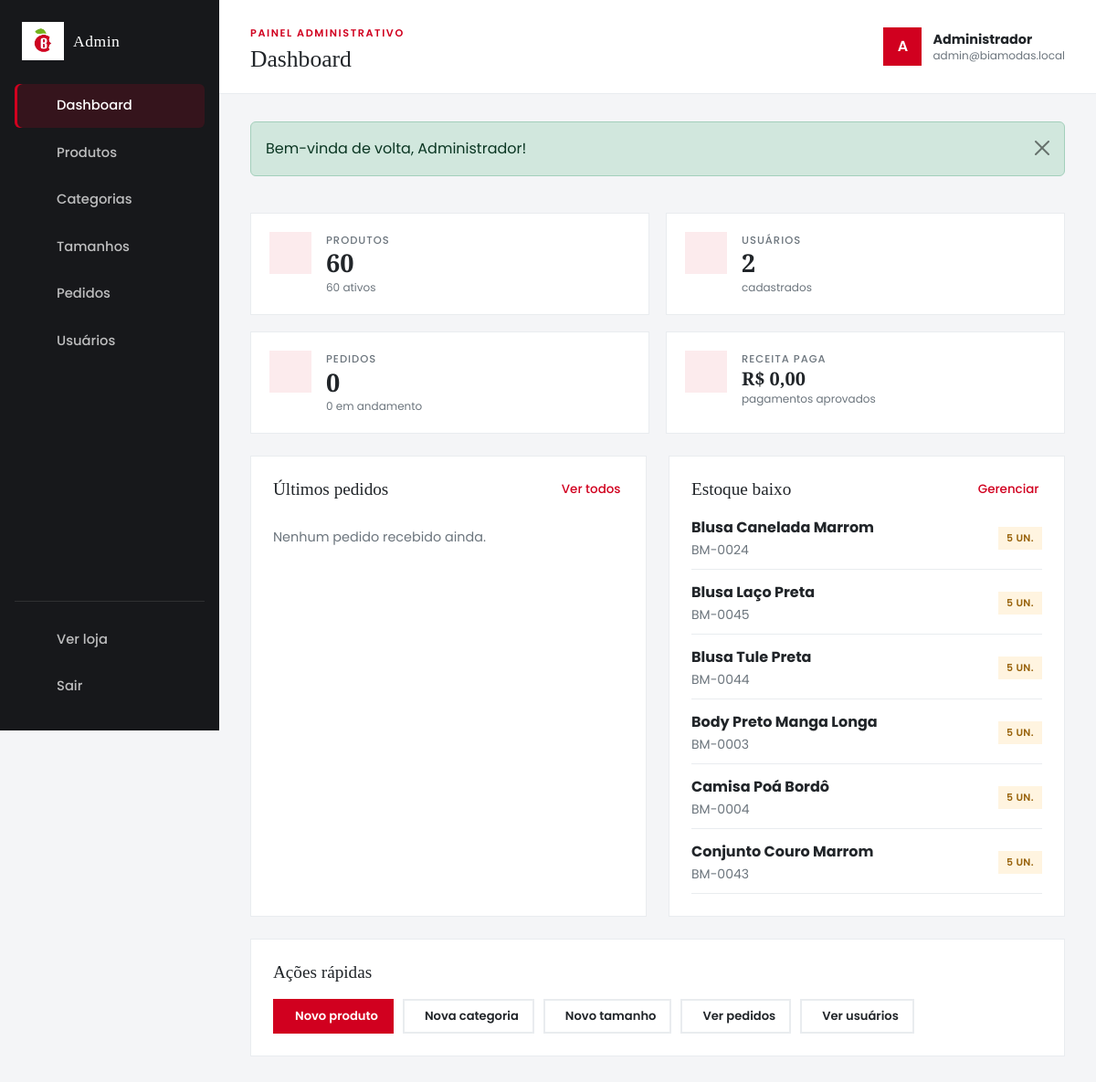
Page /admin (signed in) on the committed database.
### tables this page shows
CREATE TABLE produtos(
  id_produto BIGINT UNSIGNED NOT NULL AUTO_INCREMENT PRIMARY KEY,
  oferta_id BIGINT UNSIGNED NULL,
  nome VARCHAR(255) NOT NULL,
  sku VARCHAR(50) NOT NULL,
  descricao VARCHAR(255) NULL,
  cor VARCHAR(30) NULL,
  estilo VARCHAR(30) NULL,
  estoque INT NOT NULL DEFAULT 0,
  valor DECIMAL(10,2) NOT NULL,
  ativo BOOLEAN NOT NULL DEFAULT TRUE,
  criado_em DATETIME NOT NULL DEFAULT CURRENT_TIMESTAMP,
  alterado_em DATETIME NOT NULL DEFAULT CURRENT_TIMESTAMP ON UPDATE CURRENT_TIMESTAMP,
  deletado_em DATETIME NULL,
  CONSTRAINT produtos_sku_uk UNIQUE (sku),
  CONSTRAINT produtos_valor_ck CHECK (valor > 0),
  CONSTRAINT produtos_estoque_ck CHECK (estoque >= 0),
  INDEX produtos_cor_idx (cor),
  INDEX produtos_estilo_idx (estilo),
  INDEX produtos_valor_idx (valor),
  INDEX produtos_ativo_idx (ativo, deletado_em),
  CONSTRAINT produtos_oferta_fk FOREIGN KEY (oferta_id)
    REFERENCES ofertas(id_oferta) ON DELETE SET NULL
);

### controllers/admin_controller.php (called while the page is built, shortened)
<?php
require_once __DIR__ . '/../repositories/admin_repository.php';
class AdminController
{
    private AdminRepository $repository;
    public function __construct(private PDO $pdo)
    {
        $this->repository = new AdminRepository($pdo);
    }
    public function index(): void
    {
        $resumo = $this->repository->resumo();
        $ultimosPedidos = $this->repository->ultimosPedidos(6);
        $estoqueBaixo = $this->repository->produtosEstoqueBaixo(6);
        require __DIR__ . '/../views/admin/dashboard.php';
    }
}

### public/index.php (called while the page is built, shortened)
<?php
require_once __DIR__ . '/../core/helpers.php';
require_once __DIR__ . '/../repositories/admin_repository.php';
require_once __DIR__ . '/../controllers/home_controller.php';
require_once __DIR__ . '/../controllers/admin_controller.php';
$pdo = Database::conenct();
$homeController = new HomeController($pdo);
$authController = new AuthController($pdo);
$catalogoController = new CatalogoController($pdo);
$perfilController = new PerfilController($pdo);
$recuperacaoSenhaController = new RecuperacaoSenhaController($pdo);
$favoritosController = new FavoritosController($pdo);
$carrinhoController = new CarrinhoController($pdo);
$checkoutController = new CheckoutController($pdo);
$pedidosController = new PedidosController($pdo);
$router = new Router();
$router->get('/', [$homeController, 'index']);
$router->get('/login', [$authController, 'showLogin']);
$router->post('/login', [$authController, 'login']);
$router->get('/registro', [$authController, 'showRegister']);
$router->post('/registro', [$authController, 'register']);
$router->get('/cadastro', [$authController, 'showRegister']);
$router->post('/cadastro', [$authController, 'register']);
$router->get('/conta', [$authController, 'account']);
$router->post('/logout', [$authController, 'logout']);
$router->get('/recuperar-senha', [$recuperacaoSenhaController, 'showSolicitar']);
$router->post('/recuperar-senha', [$recuperacaoSenhaController, 'solicitar']);
$router->get('/recuperar-senha/verificar', [$recuperacaoSenhaController, 'showVerificar']);
$router->post('/recuperar-senha/verificar', [$recuperacaoSenhaController, 'verificar']);
$router->post('/recuperar-senha/reenviar', [$recuperacaoSenhaController, 'reenviar']);
$router->get('/categoria', [$catalogoController, 'index']);
$router->get('/produto', [$catalogoController, 'produto']);
$router->get('/perfil', [$perfilController, 'index']);
$router->get('/perfil/enderecos', [$perfilController, 'enderecos']);
$router->get('/perfil/seguranca', [$perfilController, 'seguranca']);
$router->post('/perfil/dados', [$perfilController, 'atualizarDados']);
$router->post('/perfil/senha', [$perfilController, 'alterarSenha']);
$router->post('/perfil/sair', [$perfilController, 'sair']);
$router->post('/perfil/enderecos/criar', [$perfilController, 'criarEndereco']);
$router->post('/perfil/enderecos/atualizar', [$perfilController, 'atualizarEndereco']);
$router->post('/perfil/enderecos/excluir', [$perfilController, 'excluirEndereco']);
$router->post('/perfil/enderecos/principal', [$perfilController, 'definirPrincipal']);
$router->get('/favoritos', [$favoritosController, 'index']);
$router->get('/favoritos/dados', [$favoritosController, 'dados']);
$router->post('/favoritos/alternar', [$favoritosController, 'alternar']);
$router->get('/carrinho', [$carrinhoController, 'index']);
$router->get('/carrinho/dados', [$carrinhoController, 'dados']);
$router->post('/carrinho/alternar', [$carrinhoController, 'alternar']);
$router->post('/carrinho/adicionar', [$carrinhoController, 'adicionar']);
$router->post('/carrinho/atualizar', [$carrinhoController, 'atualizar']);
$router->post('/carrinho/remover', [$carrinhoController, 'remover']);
$router->get('/checkout', [$checkoutController, 'index']);
$router->post('/checkout', [$checkoutController, 'confirmar']);
$router->get('/pedidos', [$pedidosController, 'index']);
$router->get('/pedido', [$pedidosController, 'ver']);
$router->get('/admin', static function () use ($pdo): void {
    (new AdminController($pdo))->index();
});
$router->get('/admin/produtos', static function () use ($pdo): void {
    (new AdminProdutosController($pdo))->index();
});
$router->get('/admin/produtos/novo', static function () use ($pdo): void {
    (new AdminProdutosController($pdo))->novo();
});
$router->get('/admin/produtos/editar', static function () use ($pdo): void {
    (new AdminProdutosController($pdo))->editar();
});
$router->post('/admin/produtos/salvar', static function () use ($pdo): void {
    (new AdminProdutosController($pdo))->salvar();
});
$router->post('/admin/produtos/excluir', static function () use ($pdo): void {
    (new AdminProdutosController($pdo))->excluir();
});
$router->get('/admin/categorias', static function () use ($pdo): void {
    (new AdminCategoriasController($pdo))->index();
});
$router->post('/admin/categorias/salvar', static function () use ($pdo): void {
    (new AdminCategoriasController($pdo))->salvar();
});
$router->post('/admin/categorias/excluir', static function () use ($pdo): void {
    (new AdminCategoriasController($pdo))->excluir();
});
$router->get('/admin/tamanhos', static function () use ($pdo): void {
    (new AdminTamanhosController($pdo))->index();
});
$router->post('/admin/tamanhos/salvar', static function () use ($pdo): void {
    (new AdminTamanhosController($pdo))->salvar();
});
$router->post('/admin/tamanhos/excluir', static function () use ($pdo): void {
    (new AdminTamanhosController($pdo))->excluir();
});
$router->get('/admin/pedidos', static function () use ($pdo): void {
    (new AdminPedidosController($pdo))->index();
});
$router->get('/admin/pedidos/ver', static function () use ($pdo): void {
    (new AdminPedidosController($pdo))->ver();
});
$router->post('/admin/pedidos/atualizar', static function () use ($pdo): void {
    (new AdminPedidosController($pdo))->atualizar();
});
$router->get('/admin/usuarios', static function () use ($pdo): void {
    (new AdminUsuariosController($pdo))->index();
});
$router->get('/admin/usuarios/ver', static function () use ($pdo): void {
    (new AdminUsuariosController($pdo))->ver();
});
$router->post('/admin/usuarios/alternar-admin', static function () use ($pdo): void {
    (new AdminUsuariosController($pdo))->alternarAdmin();
});
$router->post('/admin/usuarios/excluir', static function () use ($pdo): void {
    (new AdminUsuariosController($pdo))->excluir();
});
$metodo = strtoupper($_SERVER['REQUEST_METHOD'] ?? 'GET');
try {
    $caminho = parse_url($_SERVER['REQUEST_URI'] ?? '/', PHP_URL_PATH) ?: '/';
    $router->dispatch($metodo, $caminho);
} catch (Throwable $excecao) {
    error_log(
        '[app] ' . get_class($excecao)
        . ' codigo=' . $excecao->getCode()
        . ' em ' . $excecao->getFile() . ':' . $excecao->getLine()
        . ' | ' . $excecao->getMessage()
    );
    http_response_code(500);
    $codigo = 500;
    $titulo = 'Erro interno';
    $mensagem = 'Não foi possível concluir a solicitação agora. Tente novamente em instantes.';
    $voltar = '/';
    require __DIR__ . '/../views/erro.php';
}

### repositories/admin_repository.php (called while the page is built, shortened)
<?php
final class AdminRepository
{
    public function resumo(): array
    {
        return $this->pdo->query(
            "
            SELECT
                (SELECT COUNT(*) FROM produtos WHERE deletado_em IS NULL) AS produtos,
                (SELECT COUNT(*) FROM produtos WHERE deletado_em IS NULL AND ativo = TRUE) AS produtos_ativos,
                (SELECT COUNT(*) FROM usuarios WHERE deletado_em IS NULL) AS usuarios,
                (SELECT COUNT(*) FROM compras WHERE deletado_em IS NULL) AS pedidos,
                (SELECT COUNT(*) FROM compras WHERE deletado_em IS NULL AND situacao = FALSE) AS pedidos_pendentes,
                (SELECT COUNT(*) FROM produtos WHERE deletado_em IS NULL AND ativo = TRUE AND estoque <= 5) AS estoque_baixo,
                (SELECT COALESCE(SUM(valor), 0) FROM pagamentos WHERE deletado_em IS NULL AND status = 'pago') AS receita
            "
        )->fetch() ?: [];
    }
    public function ultimosPedidos(int $limite = 6): array
    {
        $stmt = $this->pdo->prepare(
            "
            SELECT c.id_compra,
                   c.numero_pedido,
                   c.valor_total,
                   c.situacao,
                   c.criado_em,
                   c.destinatario,
                   u.nome AS usuario_nome,
                   (
                       SELECT pg.status
                       FROM pagamentos pg
                       WHERE pg.compra_id = c.id_compra
                       ORDER BY pg.id_pagamento DESC
                       LIMIT 1
                   ) AS pagamento_status
            FROM compras c
            LEFT JOIN usuarios u ON u.id_usuario = c.usuario_id
            WHERE c.deletado_em IS NULL
            ORDER BY c.criado_em DESC, c.id_compra DESC
            LIMIT :limite
            "
        );
        $stmt->bindValue(':limite', $limite, PDO::PARAM_INT);
        $stmt->execute();
        return $stmt->fetchAll();
    }
    public function produtosEstoqueBaixo(int $limite = 6): array
    {
        $stmt = $this->pdo->prepare(
            "
            SELECT id_produto, nome, sku, estoque, valor
            FROM produtos
            WHERE deletado_em IS NULL
              AND ativo = TRUE
              AND estoque <= 5
            ORDER BY estoque ASC, nome ASC
            LIMIT :limite
            "
        );
        $stmt->bindValue(':limite', $limite, PDO::PARAM_INT);
        $stmt->execute();
        return $stmt->fetchAll();
    }
}

### core/helpers.php (called while the page is built, shortened)
<?php
function e(mixed $value): string
{
    return htmlspecialchars((string) ($value ?? ''), ENT_QUOTES | ENT_SUBSTITUTE, 'UTF-8');
}
function money(float|int|string|null $value): string
{
    return 'R$ ' . number_format((float) $value, 2, ',', '.');
}

### views/admin/dashboard.php (the view, shortened to what this page needs)
<?php
require __DIR__ . '/partials/header.php';
$totalProdutos = (int) ($resumo['produtos'] ?? 0);
$produtosAtivos = (int) ($resumo['produtos_ativos'] ?? 0);
$totalUsuarios = (int) ($resumo['usuarios'] ?? 0);
$totalPedidos = (int) ($resumo['pedidos'] ?? 0);
$pedidosPendentes = (int) ($resumo['pedidos_pendentes'] ?? 0);
$receita = (float) ($resumo['receita'] ?? 0);
?>
<section class="admin-cards">
    <article class="admin-stat-card">
        <span class="admin-stat-icon"><i class="icon-shopping-bag"></i></span>
        <div>
            <span class="admin-stat-label">Produtos</span>
            <strong><?= $totalProdutos ?></strong>
            <small><?= $produtosAtivos ?> ativos</small>
        </div>
    </article>
    <article class="admin-stat-card">
        <span class="admin-stat-icon"><i class="icon-users"></i></span>
        <div>
            <span class="admin-stat-label">Usuários</span>
            <strong><?= $totalUsuarios ?></strong>
            <small>cadastrados</small>
        </div>
    </article>
    <article class="admin-stat-card">
        <span class="admin-stat-icon"><i class="icon-receipt"></i></span>
        <div>
            <span class="admin-stat-label">Pedidos</span>
            <strong><?= $totalPedidos ?></strong>
            <small><?= $pedidosPendentes ?> em andamento</small>
        </div>
    </article>
    <article class="admin-stat-card">
        <span class="admin-stat-icon"><i class="icon-banknote"></i></span>
        <div>
            <span class="admin-stat-label">Receita paga</span>
            <strong class="admin-stat-money"><?= money($receita) ?></strong>
            <small>pagamentos aprovados</small>
        </div>
    </article>
</section>
<section class="admin-grid-2">
    <div class="admin-panel">
        <div class="admin-panel-header">
            <h2>Últimos pedidos</h2>
            <a href="/admin/pedidos" class="admin-link">Ver todos <i class="icon-arrow-right"></i></a>
        </div>
        <?php if ($ultimosPedidos === []): ?>
            <p class="admin-empty">Nenhum pedido recebido ainda.</p>
        <?php endif; ?>
    </div>
    <div class="admin-panel">
        <div class="admin-panel-header">
            <h2>Estoque baixo</h2>
            <a href="/admin/produtos" class="admin-link">Gerenciar <i class="icon-arrow-right"></i></a>
        </div>
        <?php if ($estoqueBaixo === []): ?>
            <p class="admin-empty">Nenhum produto com estoque baixo.</p>
        <?php else: ?>
            <ul class="admin-stock-list">
                <?php foreach ($estoqueBaixo as $produto): ?>
                    <li>
                        <div>
                            <strong><?= e($produto['nome']) ?></strong>
                            <small class="admin-muted d-block"><?= e($produto['sku']) ?></small>
                        </div>
                        <span class="admin-badge admin-badge-pendente"><?= (int) $produto['estoque'] ?> un.</span>
                    </li>
                <?php endforeach; ?>
            </ul>
        <?php endif; ?>
    </div>
</section>
<section class="admin-panel">
    <div class="admin-panel-header">
        <h2>Ações rápidas</h2>
    </div>
    <div class="admin-quick-actions">
        <a class="admin-btn admin-btn-primary" href="/admin/produtos/novo">
            <i class="icon-plus"></i> Novo produto
        </a>
        <a class="admin-btn admin-btn-ghost" href="/admin/categorias">
            <i class="icon-tag"></i> Nova categoria
        </a>
        <a class="admin-btn admin-btn-ghost" href="/admin/tamanhos">
            <i class="icon-ruler"></i> Novo tamanho
        </a>
        <a class="admin-btn admin-btn-ghost" href="/admin/pedidos">
            <i class="icon-receipt"></i> Ver pedidos
        </a>
        <a class="admin-btn admin-btn-ghost" href="/admin/usuarios">
            <i class="icon-users"></i> Ver usuários
        </a>
    </div>
</section>
<?php require __DIR__ . '/partials/footer.php'; ?>

### rows in the picture
produtos: nome "Blusa Canelada Marrom", sku "BM-0024", estoque "5"
produtos: nome "Blusa Laço Preta", sku "BM-0045", estoque "5"
produtos: nome "Blusa Tule Preta", sku "BM-0044", estoque "5"
produtos: nome "Body Preto Manga Longa", sku "BM-0003", estoque "5"
produtos: nome "Camisa Poá Bordô", sku "BM-0004", estoque "5"
produtos: nome "Conjunto Couro Marrom", sku "BM-0043", estoque "5"

### other values in the picture
$tituloAdmin "Dashboard"
inicial((string) ($adminUsuario['nome'] ?? 'A')) "A"
$adminUsuario['nome'] "Administrador"
$adminUsuario['email'] "admin@biamodas.local"
$texto "Bem-vinda de volta, Administrador!"
$totalProdutos "60"
$produtosAtivos "60"
$totalUsuarios "2"
$totalPedidos "0"
$pedidosPendentes "0"
money($receita) "R$ 0,00"
